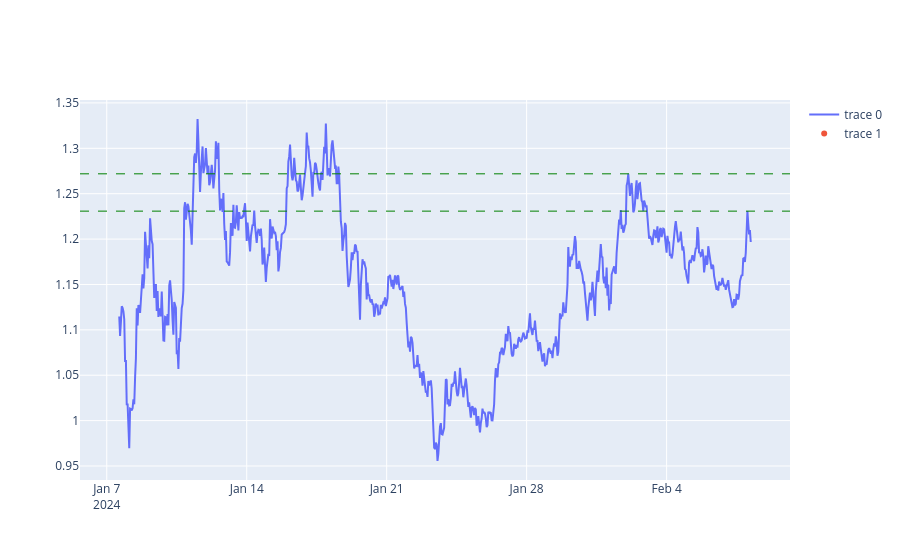

Here is the notebook cell this chart was saved with:
### Code cell
fig = go.Figure()
fig.add_trace(go.Scatter(x=candles['date'],y=candles['close']))
fig.add_trace(go.Scatter(x=candles['date'],y=candles['peaks'],mode = 'markers'))
fig.add_hline(y=1.2719, line_width=1, line_dash="dash", line_color="green")
fig.add_hline(y=1.2308, line_width=1, line_dash="dash", line_color="green")
fig.show()

# fig = make_subplots(rows=2, cols=1)#, shared_xaxes=True)#, row_width=[0.2, 0.8])
# fig.add_trace(go.Scatter(x=candles['date'], y=candles['close'], name='Close price'), row=1, col=1)
# fig.add_trace(go.Scatter(x=candles['date'], y=candles['extrema'], name='Extrema', mode = 'markers'), row=1, col=1)
# fig.update_layout(autosize=True, height=700, xaxis=dict(rangeslider=dict(visible=False)))
# fig.show()

### Figure 1 — Plotly figure (JSON) as saved in the notebook; plotly's stock layout.template omitted (floating-point values rounded to 4 significant figures; data arrays with more than 128 entries replaced by an {"elided": "..."} marker saying what was removed)
{"data": [{"type": "scatter", "x": {"elided": "759 str values"}, "y": {"elided": "759 float values"}}, {"mode": "markers", "type": "scatter", "x": {"elided": "759 str values"}, "y": {"elided": "759 null values"}}], "layout": {"shapes": [{"line": {"color": "green", "dash": "dash", "width": 1}, "type": "line", "x0": 0, "x1": 1, "xref": "x domain", "y0": 1.272, "y1": 1.272, "yref": "y"}, {"line": {"color": "green", "dash": "dash", "width": 1}, "type": "line", "x0": 0, "x1": 1, "xref": "x domain", "y0": 1.231, "y1": 1.231, "yref": "y"}]}}
